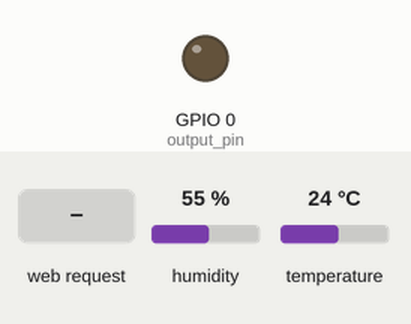
Recording of a sketch running on a simulated ESP8266 (NodeMCU). On the bench: output pins drawn as LEDs (lit = HIGH). The inputs (shaded band) are chosen by the test bench; at power-on: humidity 55 %, temperature 24 °C. WiFi joins after 1.5 s; servers stay silent unless stated; what the sketch prints to the serial monitor is not drawn.

Above: at 2.7 s.
2.8 s: HTTP request GET /on received
At 4.0 s:
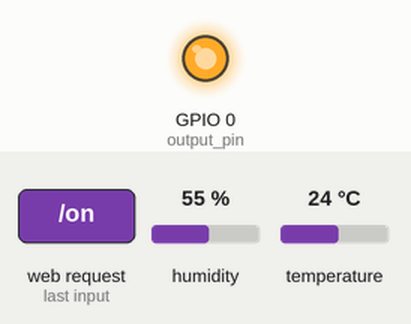
5.5 s: HTTP request GET /off received
At 6.5 s:
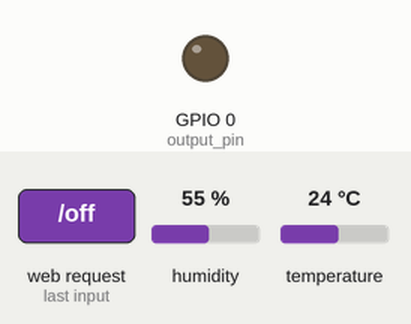
Timing chart, 0 to 8.5 s (numbered marks = the images above; inputs shaded):
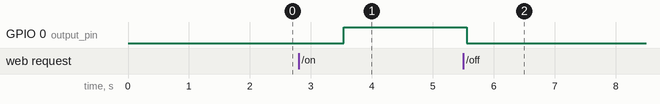

The sketch:

lamp_control.ino
```cpp
// Required libraries
#include <ESP8266WiFi.h>
#include "DHT.h"

// Pin
#define DHTPIN 2

// Use DHT11 sensor
#define DHTTYPE DHT11

// Initialize DHT sensor
DHT dht(DHTPIN, DHTTYPE, 15);

// WiFi parameters
const char* ssid = "CCF2";
const char* password = "ABCD1234";

// Create an instance of the server
WiFiServer server(80);

// Pin
int output_pin = 0;

void setup() {

  // Start Serial
  Serial.begin(115200);
  delay(10);

  // Prepare GPIO5
  pinMode(output_pin, OUTPUT);
  digitalWrite(output_pin, 0);

  // Connect to WiFi network
  Serial.println();
  Serial.println();
  Serial.print("Connecting to ");
  Serial.println(ssid);

  WiFi.begin(ssid, password);

  while (WiFi.status() != WL_CONNECTED) {
    delay(500);
    Serial.print(".");
  }
  Serial.println("");
  Serial.println("WiFi connected");

  // Start the server
  server.begin();
  Serial.println("Server started");

  // Print the IP address
  Serial.println(WiFi.localIP());
}

void loop() {
  float h = dht.readHumidity();
  // Read temperature as Celsius
  float t = dht.readTemperature();

   // Display data
  Serial.print("Humidity: ");
  Serial.print(h);
  Serial.print(" %\t");
  Serial.print("Temperature: ");
  Serial.print(t);
  Serial.println(" *C ");
  delay(2000);
  // Check if a client has connected
  WiFiClient client = server.available();
  if (!client) {

    return;
  }

  // Wait until the client sends some data
  Serial.println("new client");
 /* while(!client.available()){
    Serial.println("hello");
    delay(1);
  }
  */
  // Read the first line of the request
  String req = client.readStringUntil('\r');
  Serial.println(req);
  client.flush();

  // Match the request
  if (req.indexOf("/on") != -1){
    digitalWrite(output_pin, 1);
  }
  else if (req.indexOf("/off") != -1) {
    digitalWrite(output_pin, 0);
  }

  client.flush();

  // Prepare the response
  String s = "HTTP/1.1 200 OK\r\nContent-Type: text/html\r\n\r\n";
  s += "<head>";
  s += "<meta name=\"viewport\" content=\"width=device-width, initial-scale=1\">";
  s += "<script src=\"https://code.jquery.com/jquery-2.1.3.min.js\"></script>";
  s += "<script src=\"https://www.gstatic.com/firebasejs/3.6.2/firebase.js\"></script>";
  s += "<script>  var config = {apiKey: \"AIzaSyCLN6CfPNEzpGHKy2MRmNgxLvhs-0-Phto\",authDomain:\"iotindustrialautomation.firebaseapp.com\",";
  s += "databaseURL: \"https://iotindustrialautomation.firebaseio.com\", storageBucket: \"iotindustrialautomation.appspot.com\",";
  s += "messagingSenderId: \"206640203823\" }; firebase.initializeApp(config); </script>";


  s += "<link rel=\"stylesheet\" href=\"https://maxcdn.bootstrapcdn.com/bootstrap/3.3.4/css/bootstrap.min.css\">";
  s += "<style>body{font-size: 24px;} .voffset {margin-top: 30px;}</style>"; //added from 1
  s += "</head>";
  s += "<div class=\"container\">";
  s += "<h1>WiFi Weather Monitoring</h1>";
//Added
  s += "<div class=\"row voffset\">";
  s += "<div class=\"col-md-3\">Temperature: </div><div class=\"col-md-3\">" + String(t) + "</div>";
  s += "<div class=\"col-md-3\">Humidity: </div><div class=\"col-md-3\">" + String(h) + "</div>";
  s += "</div>";
  s += "</div>";
//Added
  s += "<h1>LED Control</h1>";
  s += "<div class=\"row\">";
  s += "<div class=\"col-md-2\"><input class=\"btn btn-block btn-lg btn-primary\" type=\"button\" value=\"Off\" onclick=\"on()\"></div>";
  s += "<div class=\"col-md-2\"><input class=\"btn btn-block btn-lg btn-danger\" type=\"button\" value=\"On\" onclick=\"off()\"></div>";
  s += "</div></div>";
  s += "<script>function on() {$.get(\"/on\");}</script>";
  s += "<script>function off() {$.get(\"/off\");}</script>";

//Adding data in Real Time
s += "<script>";
s += "var val = firebase.database().ref(\"Data\")";
s += "val.update({ output: {Led_State : " + String(output_pin) + "}";
s += "Readings : {Temperature : " + String(t) + " , Humidity: " + String(h) + "}" ;
s += "});";
s += "</script>";

  // Send the response to the client
  client.print(s);
  delay(1);
  Serial.println("Client disconnected");

  // The client will actually be disconnected
  // when the function returns and 'client' object is detroyed
}
```

Measured:
- after the input at 2.8 s, GPIO 0 (output_pin): LOW → HIGH after 0.74 s
- after the input at 5.5 s, GPIO 0 (output_pin): HIGH → LOW after 0.06 s
